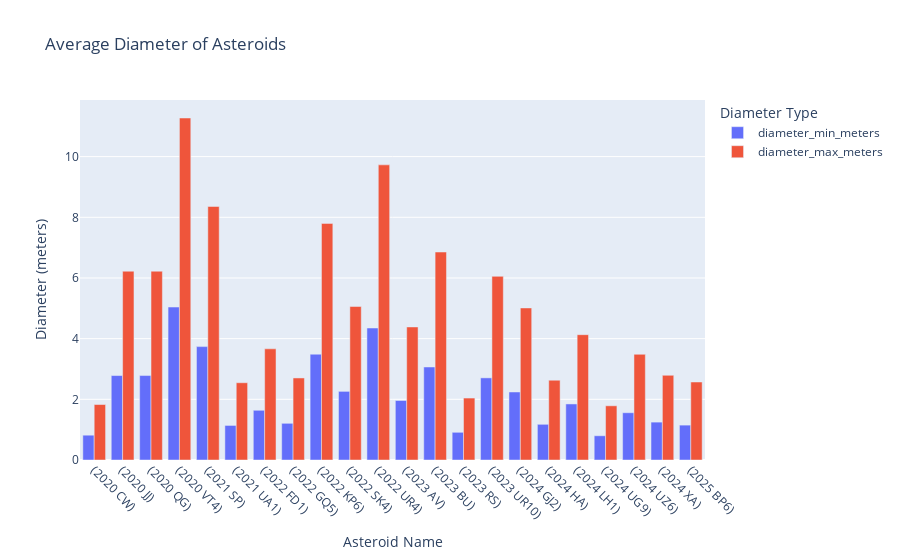

The cell this chart's notebook holds for it:
### Code cell
import plotly.express as px

# Create an interactive bar chart
fig = px.bar(
    grouped_df.reset_index(),
    x='name',
    y=['diameter_min_meters', 'diameter_max_meters'],
    title='Average Diameter of Asteroids',
    labels={'value': 'Diameter (meters)', 'name': 'Asteroid Name'},
    barmode='group'
)

# Customize the layout
fig.update_layout(
    xaxis_title="Asteroid Name",
    yaxis_title="Diameter (meters)",
    legend_title="Diameter Type",
    xaxis_tickangle=45
)

# Show the plot
fig.show()

### Figure 1 — Plotly figure (JSON) as saved in the notebook; plotly's stock layout.template omitted (floating-point values rounded to 4 significant figures)
{"data": [{"alignmentgroup": "True", "hovertemplate": "variable=diameter_min_meters<br>Asteroid Name=%{x}<br>Diameter (meters)=%{y}<extra></extra>", "legendgroup": "diameter_min_meters", "marker": {"color": "#636efa", "pattern": {"shape": ""}}, "name": "diameter_min_meters", "offsetgroup": "diameter_min_meters", "orientation": "v", "showlegend": true, "textposition": "auto", "type": "bar", "x": ["(2020 CW)", "(2020 JJ)", "(2020 QG)", "(2020 VT4)", "(2021 SP)", "(2021 UA1)", "(2022 FD1)", "(2022 GQ5)", "(2022 KP6)", "(2022 SK4)", "(2022 UR4)", "(2023 AV)", "(2023 BU)", "(2023 RS)", "(2023 UR10)", "(2024 GJ2)", "(2024 HA)", "(2024 LH1)", "(2024 UG9)", "(2024 UZ6)", "(2024 XA)", "(2025 BP6)"], "xaxis": "x", "y": [0.8176, 2.783, 2.783, 5.041, 3.737, 1.139, 1.639, 1.209, 3.488, 2.262, 4.351, 1.961, 3.066, 0.9132, 2.707, 2.242, 1.176, 1.847, 0.799, 1.558, 1.249, 1.15], "yaxis": "y"}, {"alignmentgroup": "True", "hovertemplate": "variable=diameter_max_meters<br>Asteroid Name=%{x}<br>Diameter (meters)=%{y}<extra></extra>", "legendgroup": "diameter_max_meters", "marker": {"color": "#EF553B", "pattern": {"shape": ""}}, "name": "diameter_max_meters", "offsetgroup": "diameter_max_meters", "orientation": "v", "showlegend": true, "textposition": "auto", "type": "bar", "x": ["(2020 CW)", "(2020 JJ)", "(2020 QG)", "(2020 VT4)", "(2021 SP)", "(2021 UA1)", "(2022 FD1)", "(2022 GQ5)", "(2022 KP6)", "(2022 SK4)", "(2022 UR4)", "(2023 AV)", "(2023 BU)", "(2023 RS)", "(2023 UR10)", "(2024 GJ2)", "(2024 HA)", "(2024 LH1)", "(2024 UG9)", "(2024 UZ6)", "(2024 XA)", "(2025 BP6)"], "xaxis": "x", "y": [1.828, 6.224, 6.224, 11.27, 8.357, 2.547, 3.665, 2.704, 7.799, 5.059, 9.728, 4.386, 6.856, 2.042, 6.054, 5.012, 2.631, 4.131, 1.787, 3.484, 2.793, 2.571], "yaxis": "y"}], "layout": {"barmode": "group", "legend": {"title": {"text": "Diameter Type"}, "tracegroupgap": 0}, "title": {"text": "Average Diameter of Asteroids"}, "xaxis": {"anchor": "y", "domain": [0, 1], "tickangle": 45, "title": {"text": "Asteroid Name"}}, "yaxis": {"anchor": "x", "domain": [0, 1], "title": {"text": "Diameter (meters)"}}}}
